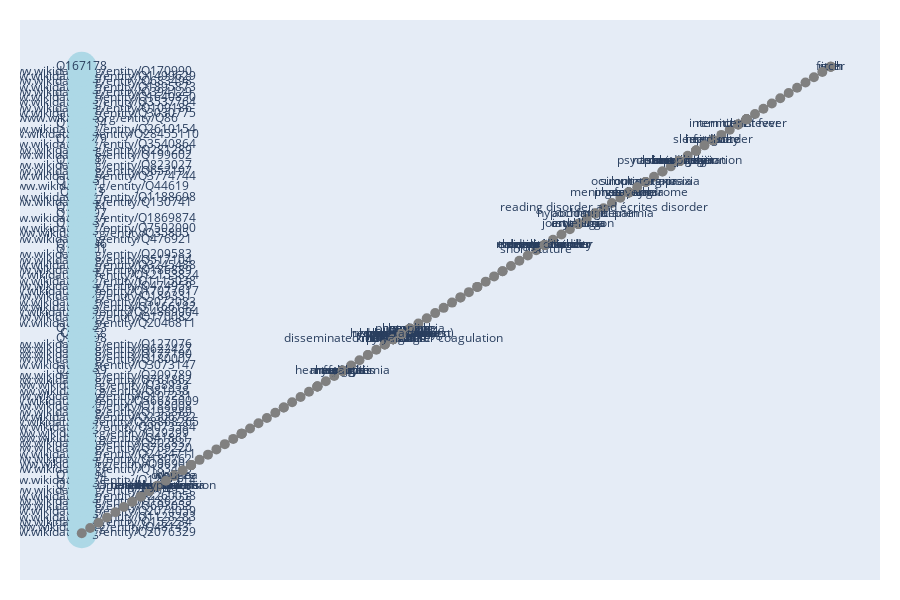

The notebook cell saved with this chart:
### Code cell
import plotly.graph_objects as go

# Führen Sie die SPARQL-Abfrage aus, um die Beziehungen zwischen den Krankheiten zu erhalten

# Erstellen Sie eine Liste von Knoten (Krankheiten) und Kanten (Beziehungen zwischen den Krankheiten)
nodes = []
edges = []
for disease1 in disease_symptom_dict:
    for disease2, symptom in disease_symptom_dict[disease1]:
        nodes.append(disease1)
        nodes.append(disease2)
        edges.append((disease1, disease2, symptom))

# Entfernen Sie doppelte Knoten und Kanten
nodes = list(set(nodes))
edges = list(set(edges))

# Erstellen Sie das Plotly-Figure-Objekt
fig = go.Figure()

# Fügen Sie jeden Knoten (Krankheit) zum Figure-Objekt hinzu
for node in nodes:
    fig.add_trace(go.Scatter(
        x=[0],
        y=[node],
        mode="markers+text",
        marker=dict(size=30, color='lightblue'),
        text=[node],
        textposition="middle center",
        hovertemplate="<b>%{text}</b><extra></extra>"
    ))

# Fügen Sie jede Kante (Beziehung zwischen Krankheiten) zum Figure-Objekt hinzu
for edge in edges:
    fig.add_trace(go.Scatter(
        x=[nodes.index(edge[0]), nodes.index(edge[1])],
        y=[edge[0], edge[1]],
        mode="lines+markers+text",
        line=dict(color='gray', width=1),
        marker=dict(symbol='circle', size=10, color='gray'),
        text=[edge[2]],
        textposition="middle center",
        hovertemplate=f"<b>{edge[2]}</b><extra></extra>"
    ))

# Einstellungen der Layout-Optionen
fig.update_layout(
    showlegend=False,
    hovermode='closest',
    xaxis=dict(showgrid=False, zeroline=False, showticklabels=False),
    yaxis=dict(showgrid=False, zeroline=False, showticklabels=False),
    margin=dict(t=20, b=20, l=20, r=20),
    height=600,
    clickmode='event+select'
)

# Anzeigen des interaktiven Netzwerkdiagramms
fig.show()
